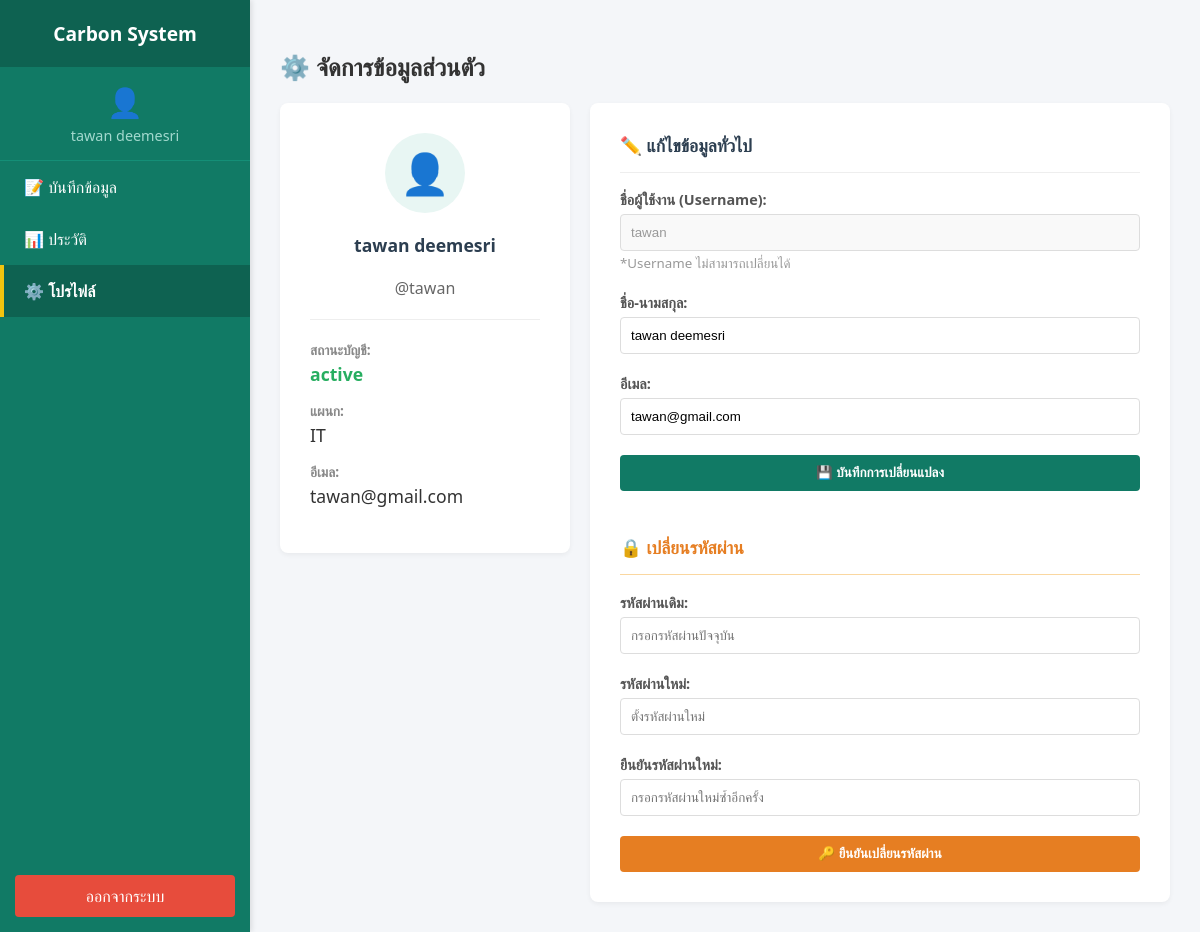
Screenshot of /fontend/profile.php (signed in) with the database file from the repository.
### tables this page shows
CREATE TABLE `users` (
  `user_id` int(11) NOT NULL,
  `username` varchar(50) NOT NULL,
  `password` varchar(255) NOT NULL,
  `full_name` varchar(100) DEFAULT NULL,
  `email` varchar(100) DEFAULT NULL,
  `role_id` int(11) DEFAULT NULL,
  `dept_id` int(11) DEFAULT NULL,
  `status` enum('active','inactive') DEFAULT 'active',
  `last_login` datetime DEFAULT NULL,
  `updated_at` timestamp NOT NULL DEFAULT current_timestamp() ON UPDATE current_timestamp()
);

CREATE TABLE `departments` (
  `dept_id` int(11) NOT NULL,
  `dept_name` varchar(100) NOT NULL,
  `building_name` varchar(100) DEFAULT NULL COMMENT 'ชื่ออาคาร/สถานที่',
  `total_staff` int(11) DEFAULT 0 COMMENT 'จำนวนพนักงานในหน่วยงาน',
  `created_at` timestamp NOT NULL DEFAULT current_timestamp()
);

### fontend/profile.php (the view, shortened to what this page needs)
<?php
require_once '../db_config.php';
$user_id = $_SESSION['user_id'];
$stmt = $conn->prepare("SELECT users.*, departments.dept_name
                        FROM users
                        LEFT JOIN departments ON users.dept_id = departments.dept_id
                        WHERE user_id = ?");
$stmt->execute([$user_id]);
$user = $stmt->fetch();
?>
<!DOCTYPE html>
<html lang="th">
<head>
</head>
<body>
    <nav class="sidebar">
        <div class="sidebar-header">Carbon System</div>
        <div class="user-profile">
            <div style="font-size: 2em; margin-bottom: 5px;">👤</div>
            <?php echo htmlspecialchars($user['full_name']); ?>
        </div>
        <ul class="sidebar-menu">
            <li><a href="home.php">📝 บันทึกข้อมูล</a></li>
            <li><a href="history.php">📊 ประวัติ</a></li>
            <li><a href="profile.php" class="active">⚙️ โปรไฟล์</a></li>
        </ul>
        <div class="logout-container">
            <a href="logout.php" class="btn-logout" onclick="return confirm('ยืนยันการออกจากระบบ?')">ออกจากระบบ</a>
        </div>
    </nav>
    <main class="main-content">
        <div class="container">
            <h2 style="color: #333;">⚙️ จัดการข้อมูลส่วนตัว</h2>
            <div class="profile-grid">
                <div class="card" style="text-align: center; height: fit-content;">
                    <div class="avatar-placeholder">👤</div>
                    <h3 style="border-bottom:none; margin-bottom:5px;">
                        <?php echo htmlspecialchars($user['full_name']); ?>
                    </h3>
                    <p style="color:#666; margin-top:0;">@<?php echo htmlspecialchars($user['username']); ?></p>
                    <hr style="border:0; border-top:1px solid #eee; margin: 20px 0;">
                    <div style="text-align: left;">
                        <div class="profile-info-row">
                            <label>สถานะบัญชี:</label>
                            <span style="color: #27ae60; font-weight:bold;"><?php echo htmlspecialchars($user['status']); ?></span>
                        </div>
                        <div class="profile-info-row">
                            <label>แผนก:</label>
                            <span><?php echo htmlspecialchars($user['dept_name'] ?? '-'); ?></span>
                        </div>
                        <div class="profile-info-row">
                            <label>อีเมล:</label>
                            <span><?php echo htmlspecialchars($user['email']); ?></span>
                        </div>
                    </div>
                </div>
                <div class="card">
                    <h3>✏️ แก้ไขข้อมูลทั่วไป</h3>
                    <form method="POST">
                        <div class="form-group">
                            <label>ชื่อผู้ใช้งาน (Username):</label>
                            <input type="text" value="<?php echo htmlspecialchars($user['username']); ?>" disabled>
                            <small style="color:#999;">*Username ไม่สามารถเปลี่ยนได้</small>
                        </div>
                        <div class="form-group">
                            <label>ชื่อ-นามสกุล:</label>
                            <input type="text" name="full_name" value="<?php echo htmlspecialchars($user['full_name']); ?>" required>
                        </div>
                        <div class="form-group">
                            <label>อีเมล:</label>
                            <input type="email" name="email" value="<?php echo htmlspecialchars($user['email']); ?>" required>
                        </div>
                        <button type="submit" name="update_profile" class="btn-submit">💾 บันทึกการเปลี่ยนแปลง</button>
                    </form>
                    <br><br>
                    <h3 style="color:#e67e22; border-bottom: 1px solid #fad7a0;">🔒 เปลี่ยนรหัสผ่าน</h3>
                    <form method="POST">
                        <div class="form-group">
                            <label>รหัสผ่านเดิม:</label>
                            <input type="password" name="old_password" placeholder="กรอกรหัสผ่านปัจจุบัน" required>
                        </div>
                        <div class="form-group">
                            <label>รหัสผ่านใหม่:</label>
                            <input type="password" name="new_password" placeholder="ตั้งรหัสผ่านใหม่" required>
                        </div>
                        <div class="form-group">
                            <label>ยืนยันรหัสผ่านใหม่:</label>
                            <input type="password" name="confirm_password" placeholder="กรอกรหัสผ่านใหม่ซ้ำอีกครั้ง" required>
                        </div>
                        <button type="submit" name="change_password" class="btn-warning">🔑 ยืนยันเปลี่ยนรหัสผ่าน</button>
                    </form>
                </div>
            </div>
        </div>
    </main>
</body>
</html>

### fontend/profile.php (style rules this page uses)
body { font-family: 'Segoe UI', sans-serif; margin: 0; background-color: #f4f6f9; display: flex; height: 100vh; overflow: hidden; }
.sidebar { width: 250px; background-color: #117a65; color: white; display: flex; flex-direction: column; flex-shrink: 0; box-shadow: 2px 0 5px rgba(0,0,0,0.1); }
.sidebar-header { padding: 20px; background-color: #0e6251; text-align: center; font-weight: bold; font-size: 1.2em; }
.user-profile { padding: 15px; border-bottom: 1px solid #148f77; font-size: 0.9em; color: #a2d9ce; text-align: center; }
.sidebar-menu { list-style: none; padding: 0; margin: 0; flex-grow: 1; }
.sidebar-menu li a { display: block; padding: 15px 20px; color: white; text-decoration: none; border-left: 4px solid transparent; transition: 0.3s; }
.sidebar-menu li a.active { background-color: #0e6251; border-left-color: #f1c40f; font-weight: bold; }
.logout-container { padding: 15px; }
.btn-logout { display: block; width: 100%; padding: 10px 0; background-color: #e74c3c; color: white; text-align: center; text-decoration: none; border-radius: 4px; }
.main-content { flex-grow: 1; padding: 30px; overflow-y: auto; }
.container { max-width: 1000px; margin: 0 auto; }
.profile-grid { display: grid; grid-template-columns: 1fr 2fr; gap: 20px; }
.card { background: white; padding: 30px; border-radius: 8px; box-shadow: 0 2px 5px rgba(0,0,0,0.05); }
.card h3 { margin-top: 0; border-bottom: 1px solid #eee; padding-bottom: 15px; color: #2c3e50; font-size: 1.1em; }
.profile-info-row { margin-bottom: 15px; }
.profile-info-row label { display: block; font-weight: bold; color: #888; font-size: 0.85em; margin-bottom: 3px; }
.profile-info-row span { font-size: 1.1em; color: #333; font-weight: 500; }
.avatar-placeholder { width: 80px; height: 80px; background: #e8f6f3; color: #117a65; border-radius: 50%; display: flex; align-items: center; justify-content: center; font-size: 2.5em; margin: 0 auto 20px auto; }
.form-group { margin-bottom: 20px; }
.form-group label { display: block; margin-bottom: 5px; font-weight: bold; color: #555; font-size: 0.9em; }
.form-group input { width: 100%; padding: 10px; border: 1px solid #ddd; border-radius: 4px; box-sizing: border-box; }
.form-group input:disabled { background-color: #f9f9f9; color: #999; cursor: not-allowed; }
.btn-submit { background-color: #117a65; color: white; border: none; padding: 10px 20px; border-radius: 4px; cursor: pointer; width: 100%; font-weight: bold; }
.btn-warning { background-color: #e67e22; color: white; border: none; padding: 10px 20px; border-radius: 4px; cursor: pointer; width: 100%; font-weight: bold; }

### rows the page displays
users: full_name "tawan deemesri", username "tawan", status "active", dept.dept_name "IT", email "tawan@gmail.com"
